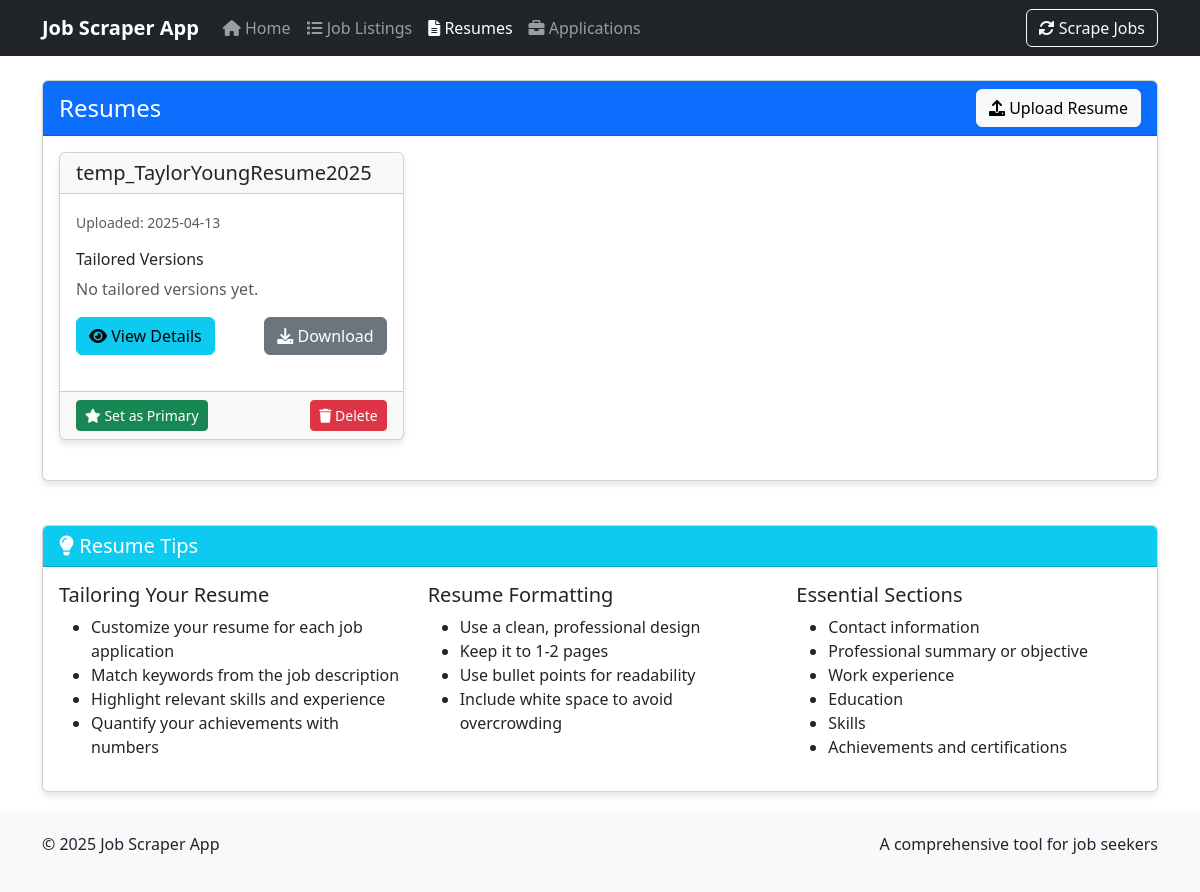
The app's page /resumes, older data.
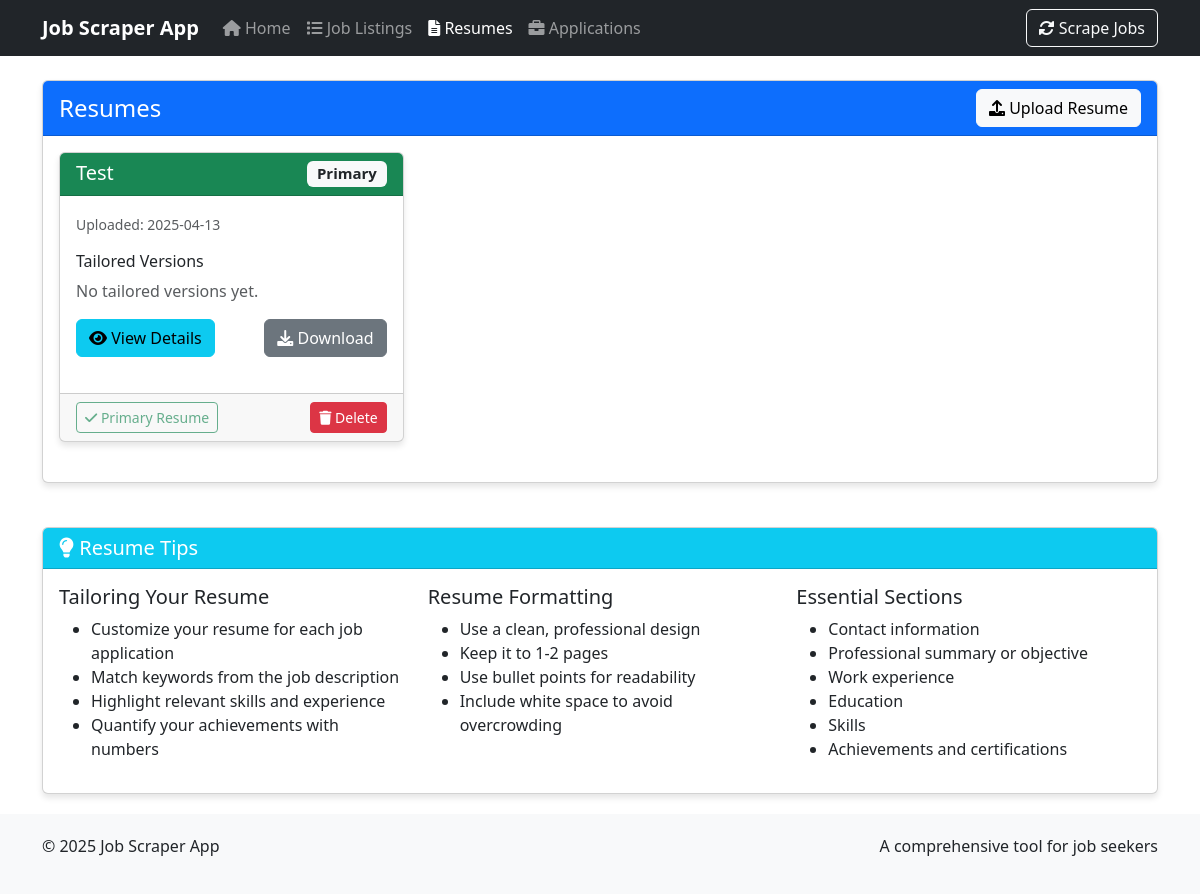
The same page, newer data.
### job_scraper_app/database/setup.py (models this page shows, shortened)
class Resume(Base):
    __tablename__ = 'resumes'
    id = Column(Integer, primary_key=True)
    name = Column(String(255), nullable=False)
    file_path = Column(String(512), nullable=False)
    content_text = Column(Text)
    upload_date = Column(DateTime, default=datetime.utcnow)
    is_primary = Column(Boolean, default=False)
    tailored_resumes = relationship("TailoredResume", back_populates="base_resume", cascade="all, delete-orphan")

### run_flask_app.py (the view)
@app.route('/resumes')
def resumes():
    session = Session()
    try:
        resumes = session.query(Resume).order_by(Resume.upload_date.desc()).all()
        return render_template('resumes.html', resumes=resumes)
    finally:
        session.close()

### job_scraper_app/ui/templates/resumes.html (shortened to what this page needs)
{% extends "base.html" %}
{% block content %}
<div class="row">
    <div class="col-md-12">
        <div class="card">
            <div class="card-header bg-primary text-white d-flex justify-content-between align-items-center">
                <h1 class="h4 mb-0">Resumes</h1>
                <button type="button" class="btn btn-light" data-bs-toggle="modal" data-bs-target="#uploadResumeModal">
                    <i class="fas fa-upload"></i> Upload Resume
                </button>
            </div>
            <div class="card-body">
                {% if resumes %}
                    <div class="row">
                        {% for resume in resumes %}
                            <div class="col-md-4 mb-4">
                                <div class="card h-100">
                                    <div class="card-header {% if resume.is_primary %}bg-success text-white{% endif %}">
                                        <h5 class="mb-0">
                                            {{ resume.name }}
                                            {% if resume.is_primary %}
                                                <span class="badge bg-light text-dark float-end">Primary</span>
                                            {% endif %}
                                        </h5>
                                    </div>
                                    <div class="card-body">
                                        <p class="card-text">
                                            <small class="text-muted">Uploaded: {{ resume.upload_date.strftime('%Y-%m-%d') }}</small>
                                        </p>
                                        <h6>Tailored Versions</h6>
                                        {% if resume.tailored_resumes %}
                                            <ul class="list-group list-group-flush mb-3">
                                                {% for tailored in resume.tailored_resumes %}
                                                    <li class="list-group-item px-0">
                                                        <div class="d-flex justify-content-between align-items-center">
                                                            <div>
                                                                <strong>{{ tailored.name }}</strong><br>
                                                                <small class="text-muted">{{ tailored.creation_date.strftime('%Y-%m-%d') }}</small>
                                                            </div>
                                                            <a href="{{ url_for('download_file', filename=tailored.file_path.split('/')[-1]) }}" class="btn btn-sm btn-outline-primary">
                                                                <i class="fas fa-download"></i>
                                                            </a>
                                                        </div>
                                                    </li>
                                                {% endfor %}
                                            </ul>
                                        {% else %}
                                            <p class="text-muted">No tailored versions yet.</p>
                                        {% endif %}
                                        <div class="d-flex justify-content-between mt-3">
                                            <a href="{{ url_for('resume', resume_id=resume.id) }}" class="btn btn-info">
                                                <i class="fas fa-eye"></i> View Details
                                            </a>
                                            <a href="{{ url_for('download_file', filename=resume.file_path.split('/')[-1]) }}" class="btn btn-secondary">
                                                <i class="fas fa-download"></i> Download
                                            </a>
                                        </div>
                                    </div>
                                    <div class="card-footer">
                                        <div class="d-flex justify-content-between">
                                            {% if not resume.is_primary %}
                                                <form action="{{ url_for('set_primary_resume') }}" method="post">
                                                    <button type="submit" class="btn btn-sm btn-success">
                                                        <i class="fas fa-star"></i> Set as Primary
                                                    </button>
                                                </form>
                                            {% else %}
                                                <button class="btn btn-sm btn-outline-success" disabled>
                                                    <i class="fas fa-check"></i> Primary Resume
                                                </button>
                                            {% endif %}
                                            <form action="{{ url_for('delete_resume') }}" method="post" onsubmit="return confirm('Are you sure you want to delete this resume?');">
                                                <button type="submit" class="btn btn-sm btn-danger">
                                                    <i class="fas fa-trash"></i> Delete
                                                </button>
                                            </form>
                                        </div>
                                    </div>
                                </div>
                            </div>
                        {% endfor %}
                    </div>
                {% else %}
                    <div class="alert alert-info">
                        <i class="fas fa-info-circle"></i> You haven't uploaded any resumes yet. Click the "Upload Resume" button to get started.
                    </div>
                {% endif %}
            </div>
        </div>
    </div>
</div>
<div class="row mt-4">
    <div class="col-md-12">
        <div class="card">
            <div class="card-header bg-info text-white">
                <h2 class="h5 mb-0"><i class="fas fa-lightbulb"></i> Resume Tips</h2>
            </div>
            <div class="card-body">
                <div class="row">
                    <div class="col-md-4">
                        <h5>Tailoring Your Resume</h5>
                        <ul>
                            <li>Customize your resume for each job application</li>
                            <li>Match keywords from the job description</li>
                            <li>Highlight relevant skills and experience</li>
                            <li>Quantify your achievements with numbers</li>
                        </ul>
                    </div>
                    <div class="col-md-4">
                        <h5>Resume Formatting</h5>
                        <ul>
                            <li>Use a clean, professional design</li>
                            <li>Keep it to 1-2 pages</li>
                            <li>Use bullet points for readability</li>
                            <li>Include white space to avoid overcrowding</li>
                        </ul>
                    </div>
                    <div class="col-md-4">
                        <h5>Essential Sections</h5>
                        <ul>
                            <li>Contact information</li>
                            <li>Professional summary or objective</li>
                            <li>Work experience</li>
                            <li>Education</li>
                            <li>Skills</li>
                            <li>Achievements and certifications</li>
                        </ul>
                    </div>
                </div>
            </div>
        </div>
    </div>
</div>
{% endblock %}

### job_scraper_app/ui/templates/base.html (shortened to what this page needs)
<!DOCTYPE html>
<html lang="en">
<head>
    <link href="https://cdn.jsdelivr.net/npm/bootstrap@5.3.0-alpha1/dist/css/bootstrap.min.css" rel="stylesheet">
    <link rel="stylesheet" href="https://cdnjs.cloudflare.com/ajax/libs/font-awesome/6.0.0/css/all.min.css">
</head>
<body>
    <nav class="navbar navbar-expand-lg navbar-dark bg-dark fixed-top">
        <div class="container">
            <a class="navbar-brand" href="{{ url_for('index') }}">Job Scraper App</a>
            <div class="collapse navbar-collapse" id="navbarNav">
                <ul class="navbar-nav me-auto">
                    <li class="nav-item">
                        <a class="nav-link {% if request.path == url_for('index') %}active{% endif %}" href="{{ url_for('index') }}">
                            <i class="fas fa-home"></i> Home
                        </a>
                    </li>
                    <li class="nav-item">
                        <a class="nav-link {% if request.path == url_for('job_listings') %}active{% endif %}" href="{{ url_for('job_listings') }}">
                            <i class="fas fa-list"></i> Job Listings
                        </a>
                    </li>
                    <li class="nav-item">
                        <a class="nav-link {% if request.path == url_for('resumes') %}active{% endif %}" href="{{ url_for('resumes') }}">
                            <i class="fas fa-file-alt"></i> Resumes
                        </a>
                    </li>
                    <li class="nav-item">
                        <a class="nav-link {% if request.path == url_for('applications') %}active{% endif %}" href="{{ url_for('applications') }}">
                            <i class="fas fa-briefcase"></i> Applications
                        </a>
                    </li>
                </ul>
                <form class="d-flex" action="{{ url_for('scrape') }}" method="post">
                    <button class="btn btn-outline-light" type="submit">
                        <i class="fas fa-sync-alt"></i> Scrape Jobs
                    </button>
                </form>
            </div>
        </div>
    </nav>
    <div class="container content mt-4">
        {% block content %}{% endblock %}
    </div>
    <footer class="footer">
        <div class="container">
            <div class="row">
                <div class="col-md-6">
                    <p>&copy; 2025 Job Scraper App</p>
                </div>
                <div class="col-md-6 text-end">
                    <p>A comprehensive tool for job seekers</p>
                </div>
            </div>
        </div>
    </footer>
</body>
</html>

### job_scraper_app/ui/templates/base.html (style rules this page uses)
body { padding-top: 56px; min-height: 100vh; display: flex; flex-direction: column; }
.content { flex: 1; }
.footer { margin-top: auto; padding: 20px 0; background-color: #f8f9fa; }
.navbar-brand { font-weight: bold; }
.card { margin-bottom: 20px; box-shadow: 0 4px 6px rgba(0, 0, 0, 0.1); }
.card-header { font-weight: bold; }

Row changes from the older to the newer data that the page shows:
changed Resume: name "temp_TaylorYoungResume2025" → "Test"; is_primary "Set as Primary" → "Primary Primary Resume"
